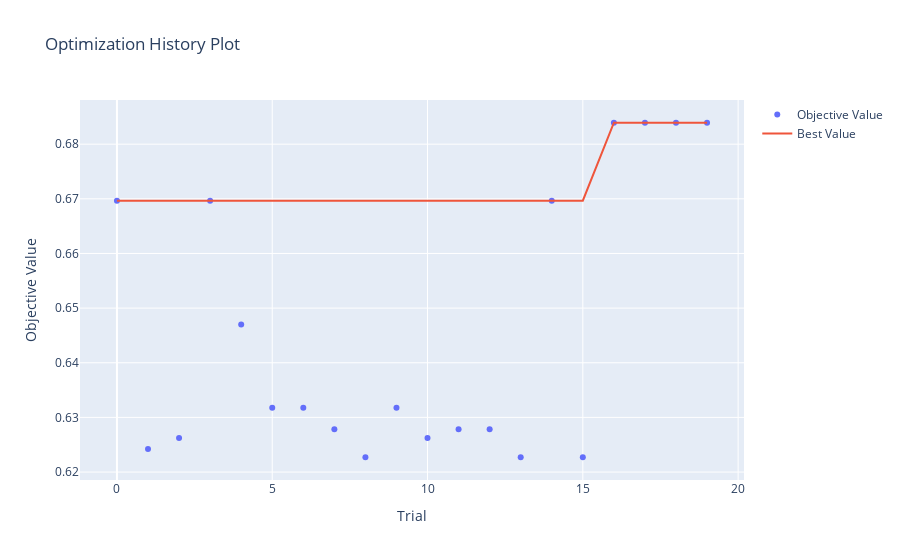

The cell this chart's notebook holds for it:
### Code cell
optuna.visualization.plot_optimization_history(study)

### Figure 1 — Plotly figure (JSON) as saved in the notebook; plotly's stock layout.template omitted (floating-point values rounded to 4 significant figures)
{"data": [{"mode": "markers", "name": "Objective Value", "type": "scatter", "x": [0, 1, 2, 3, 4, 5, 6, 7, 8, 9, 10, 11, 12, 13, 14, 15, 16, 17, 18, 19], "y": [0.6697, 0.6242, 0.6262, 0.6697, 0.647, 0.6318, 0.6318, 0.6279, 0.6227, 0.6318, 0.6262, 0.6279, 0.6279, 0.6227, 0.6697, 0.6227, 0.6839, 0.6839, 0.6839, 0.6839]}, {"mode": "lines", "name": "Best Value", "type": "scatter", "x": [0, 1, 2, 3, 4, 5, 6, 7, 8, 9, 10, 11, 12, 13, 14, 15, 16, 17, 18, 19], "y": [0.6697, 0.6697, 0.6697, 0.6697, 0.6697, 0.6697, 0.6697, 0.6697, 0.6697, 0.6697, 0.6697, 0.6697, 0.6697, 0.6697, 0.6697, 0.6697, 0.6839, 0.6839, 0.6839, 0.6839]}, {"marker": {"color": "#cccccc"}, "mode": "markers", "name": "Infeasible Trial", "showlegend": false, "type": "scatter", "x": [], "y": []}], "layout": {"title": {"text": "Optimization History Plot"}, "xaxis": {"title": {"text": "Trial"}}, "yaxis": {"title": {"text": "Objective Value"}}}}
